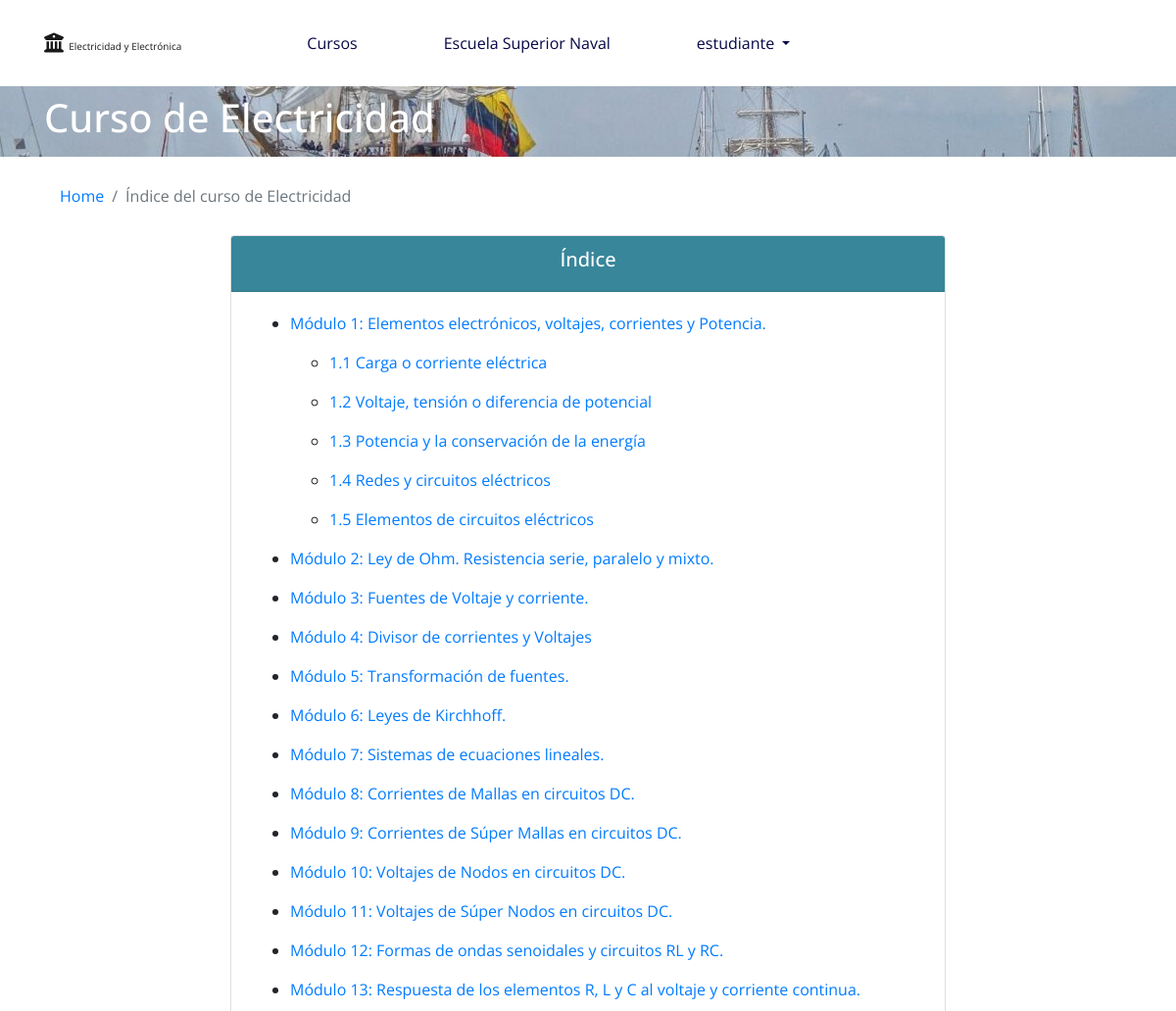
Before: /curso/abrir/Electricidad/1/ (signed in, upper part) with the older database file.
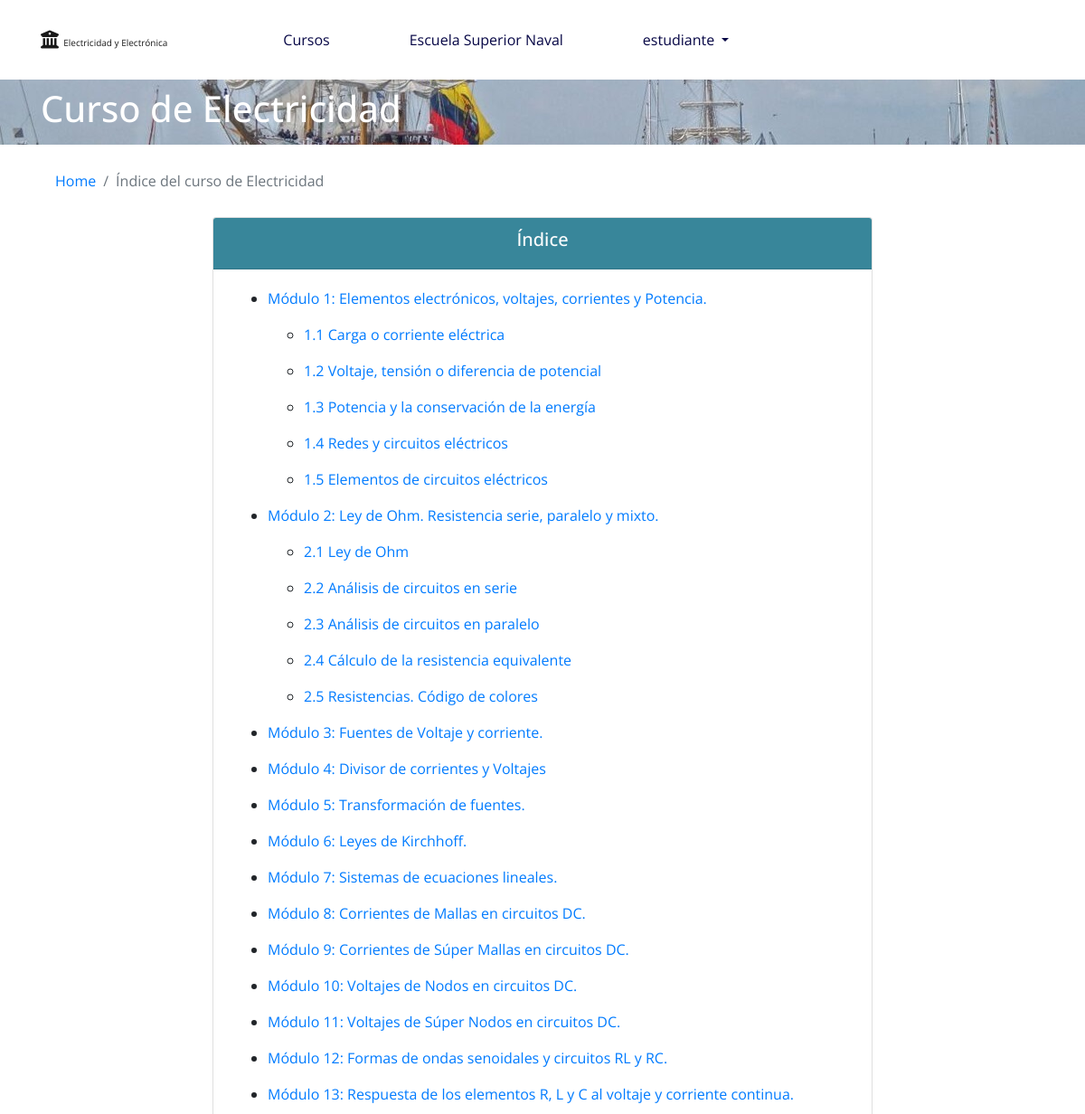
After: the same page with the newer database file.
### curso/models.py (models this page shows, shortened)
class Modulo(models.Model):
    numero = models.IntegerField(verbose_name='Numero del Módulo')
    titulo = models.CharField(verbose_name='Título', max_length=200, blank=False, null=False)
    curso = models.ForeignKey(Curso, verbose_name="Curso", on_delete=models.CASCADE)
    class Meta:
        verbose_name = 'Módulo'
        verbose_name_plural = 'Módulos'
        ordering = ('numero',)

class SubModulo(models.Model):
    numero = models.IntegerField(verbose_name='Número SubMódulo', default=1)
    titulo = models.CharField(verbose_name='Título', max_length=200, unique=True)
    contenido = RichTextUploadingField(config_name='config_ckeditor', verbose_name='Contenido', max_length=10000)
    modulo = models.ForeignKey(Modulo, verbose_name="Seleccione el Módulo al que pertenece", on_delete=models.CASCADE)
    class Meta:
        verbose_name = 'SubMódulo'
        verbose_name_plural = 'SubMódulos'
        ordering = ('numero',)

### curso/views.py (the view)
# urls.py: re_path(r'^abrir/(?P<curso_nombre>.*)/(?P<curso_id>[0-9]+)/$', abrir_curso),
@login_required(login_url='/login/')
def abrir_curso(request, curso_nombre, curso_id):
    data = {}
    data['user'] = request.user
    estudiante_curso = EstudianteCurso.objects.get(estudiante__usuario__username=request.user.username)
    id_cursos = [str(x[0]) for x in estudiante_curso.cursos.all().values_list('id')]
    if curso_id in id_cursos:
        if request.method == 'POST':
            pass
        else:
            curso = Curso.objects.get(pk = curso_id)
            data['curso'] = curso
            modulos = Modulo.objects.filter(curso__id = curso_id).values()
            for i in range(len(modulos)):
                modulos[i]['submodulos'] = SubModulo.objects.filter(modulo__id = modulos[i]['id']).values()
            data['modulos'] = modulos
            return render(request, 'curso/modulo/indice_curso.html', data)
    else:
        return redirect('/')

### templates/curso/modulo/indice_curso.html (shortened to what this page needs)
{% extends 'base-public.html' %}
{% block container %}
    <nav id="nav-foto" class="navbar undercontainer">
        <div class="container">
            <h1 class="h1 text-white"> Curso de {{ curso.nombre }}</h1>
        </div>
    </nav>
    <div class="container mt-3">
        <nav aria-label="breadcrumb">
          <ol class="breadcrumb bg-white">
              <li class="breadcrumb-item"><a href="/">Home</a></li>
              <li class="breadcrumb-item active" aria-current="page">Índice del curso de {{ curso.nombre }}</li>
          </ol>
        </nav>
        <div class="row">
            <div class="offset-xl-2 col-xl-8 col-lg-8 offset-lg-2 col-md-12 text-break text-justify">
                <div class="card mb-5">
                    <div class="card-header curso-card-header text-white text-center">
                        <h5 class="h5">
                            Índice
                        </h5>
                    </div>
                    <div class="card-body">
                        <ul>
                        {% for modulo in modulos %}
                            <li>
                                <p><a href="/curso/modulo/abrir/id/{{ modulo.id }}/">Módulo {{ modulo.numero }}: {{ modulo.titulo }}</a></p>
                                <ul>
                                    {% for submodulo in modulo.submodulos %}
                                        <li>
                                            <p><a href="/curso/submodulo/abrir/id/{{ submodulo.id }}/">{{ modulo.numero }}.{{ submodulo.numero }} {{ submodulo.titulo }}</a></p>
                                        </li>
                                    {% endfor %}
                                </ul>
                            </li>
                        {% endfor %}
                         </ul>
                    </div>
                </div>
            </div>
        </div>
    </div>
{% endblock %}

Changed rows visible on the page:
added SubModulo: {{ modulo.numero }} "2", numero "1", titulo "Ley de Ohm", shown under Modulo "Ley de Ohm. Resistencia serie, paralelo y mixto."
added SubModulo: {{ modulo.numero }} "2", numero "2", titulo "Análisis de circuitos en serie", shown under Modulo "Ley de Ohm. Resistencia serie, paralelo y mixto."
added SubModulo: {{ modulo.numero }} "2", numero "3", titulo "Análisis de circuitos en paralelo", shown under Modulo "Ley de Ohm. Resistencia serie, paralelo y mixto."
added SubModulo: {{ modulo.numero }} "2", numero "4", titulo "Cálculo de la resistencia equivalente", shown under Modulo "Ley de Ohm. Resistencia serie, paralelo y mixto."
added SubModulo: {{ modulo.numero }} "2", numero "5", titulo "Resistencias. Código de colores", shown under Modulo "Ley de Ohm. Resistencia serie, paralelo y mixto."
